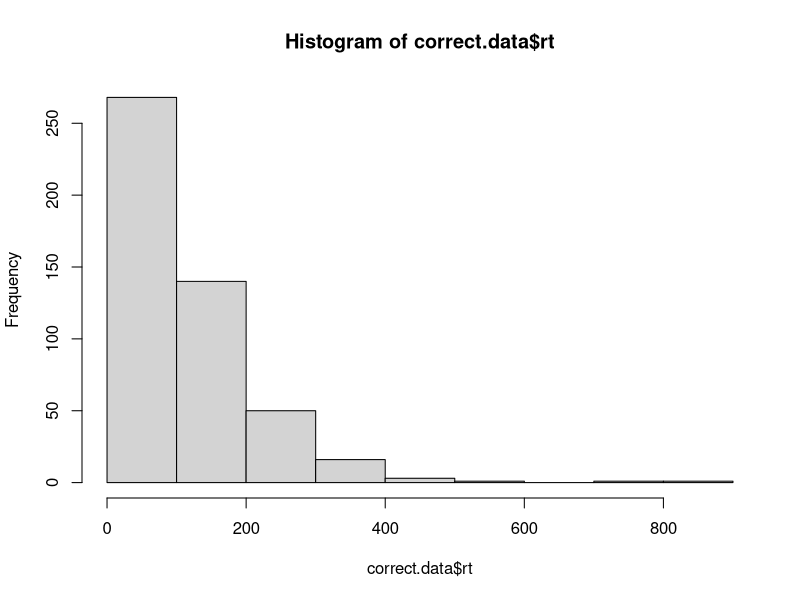
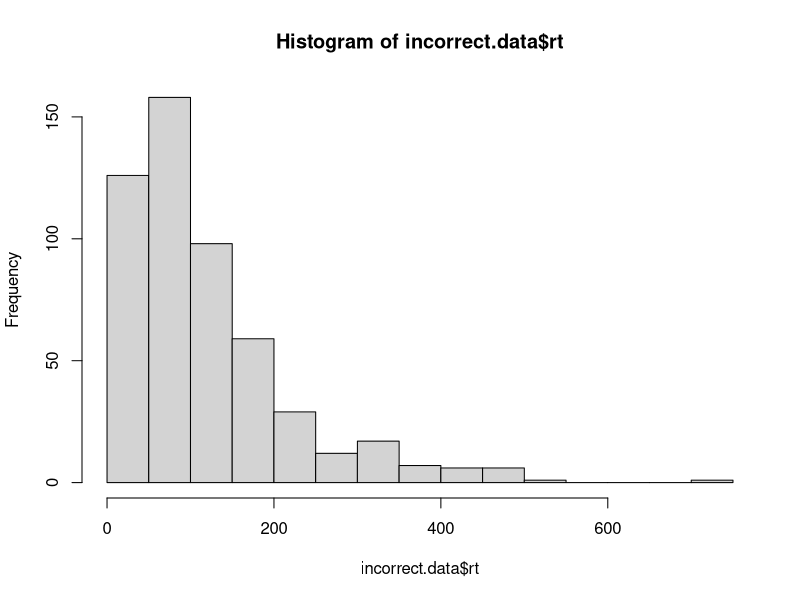

Write R code to recreate these figures, in order.
# implement the model by filling in the function below
# the model should return a data frame with two columns: correct and rt
# the correct column should be TRUE or FALSE, and rt should contain the
# number of steps it took to reach the criterion.

# note that the function takes four arguments:
# samples is the number of samples to draw from the model
# drift is the drift rate (default value is 0)
# sdrw is the variability in the drift rate (default value is 0.3)
# criterion is the threshold for a response (default value is 3)
#Positive criterion =correct, Negative criterion=incorrect

add.evidence <- function(drift, sdrw){
  internal.evidence <- 0
  number.of.samples <-0
  criterion<-3
  drift<-0
  sdrw<-0.3
  while (internal.evidence <= criterion && internal.evidence>= (-criterion)) {
    number.of.samples <- number.of.samples+1
    newval <-rnorm(1, drift, sdrw)
    internal.evidence <- internal.evidence+newval
  }  
  #If above criterion =3, it would print correct.

  return(c(internal.evidence > criterion, number.of.samples))
}
  
random.walk.model <- function(samples, drift=0, sdrw=0.3, criterion=3){
  data <- replicate(samples, add.evidence(drift, sdrw))
  accuracy.array <- data[1, 1:samples] #Grab the 1st thing out of Return (internal.evidence
  #and number.of.samples) and do that for 1 to out of all samples.
  rt.array <-data[2, 1:samples] #Grab the 2nd thing out of Return (internal.evidence
  #and number.of.samples) and do that for 1 to out of all samples.
  output <- data.frame(
    correct = accuracy.array,
    rt = rt.array
  )
  
  return(output)
}

#Josh's Code
random.walk.model <- function(samples, drift=0, sdrw=0.3, criterion=3){
  accuracy.array <- numeric()
  rt.array <- numeric()
  
  for(i in 1:samples){
    evidence <- 0
    rt <- 0
    while(abs(evidence) < criterion){
      evidence <- evidence + rnorm(1, drift, sdrw)
      rt <- rt + 1
    }
    rt.array[i] <- rt
    accuracy.array[i] <- (evidence > criterion)
  }
  
  output <- data.frame(
    correct = accuracy.array,
    rt = rt.array
  )
  
  return(output)
}

# test the model ####

# if the model is working correctly, then the line below should generate a data frame with 
# 1000 samples and about half of the samples should be correct. the average rt will probably
# be around 112, but might vary from that by a bit.

initial.test <- random.walk.model(1000)
sum(initial.test$correct) / length(initial.test$correct) # should be close to 0.5
mean(initial.test$rt) # should be about 112

# visualize the RT distributions ####

# we can use dplyr to filter the data and visualize the correct and incorrect RT distributions

library(dplyr)

correct.data <- initial.test %>% filter(correct==TRUE)
incorrect.data <- initial.test %>% filter(correct==FALSE)

hist(correct.data$rt)
hist(incorrect.data$rt)
